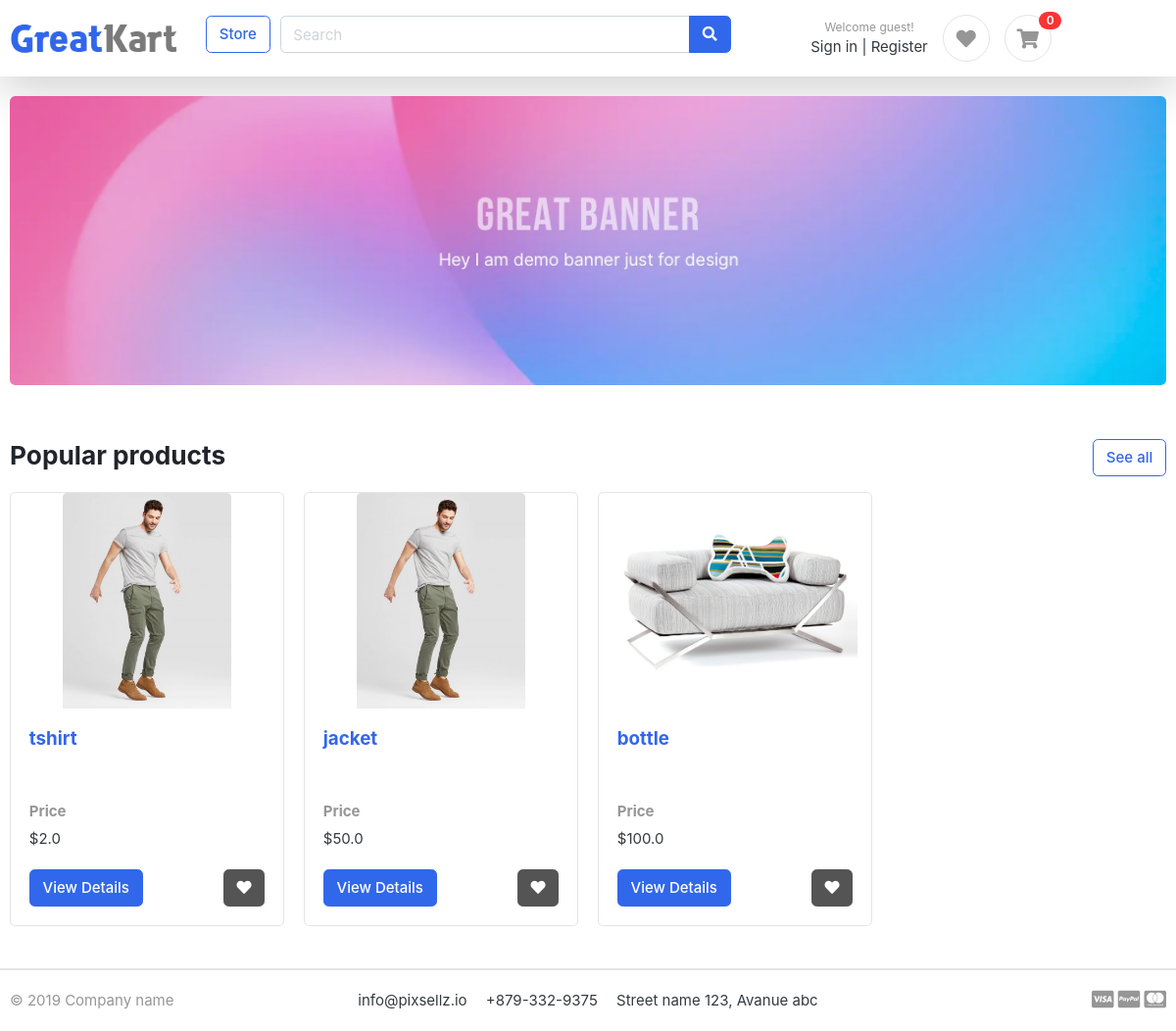
The page / on the database its author committed.
### product/models.py (models this page shows, shortened)
class Product(models.Model):
    name = models.CharField(max_length=255)
    desc = models.TextField()
    is_active = models.BooleanField(default=True)
    created_by = models.ForeignKey('auth.User', on_delete=models.CASCADE)
    created_at = models.DateTimeField(auto_now_add=True)
    updated_at = models.DateTimeField(auto_now=True)
    base_price = models.FloatField(default=0.0, validators=[MinValueValidator(1.0)], help_text="Base price of product, should be more than 1.0 ")
    total_stock=models.PositiveIntegerField(default=0, help_text="Total stock of product including all variants, must be greater than 0 ")
    category = models.ForeignKey(Category, related_name='products', on_delete=models.CASCADE)
    class Meta:
        ordering = ["total_stock","-created_at"]

class ProductImage(models.Model):
    product = models.ForeignKey(Product, related_name='images', on_delete=models.CASCADE)
    image = models.ImageField(upload_to='products/', null=True, blank=True)

### product/views.py (the view)
# urls.py: path('', views.index, name='home'),
def index(request):
    products = Product.objects.prefetch_related("images").annotate(average_rating=Avg('reviews__rating')).order_by('-average_rating')[:5]
    wishlist_ids=[]
    if request.user.is_authenticated:
        wishlist_ids=WishlistItem.objects.filter(wishlist__user=request.user).values_list('product__id',flat=True)
    return render(request, 'product/index.html',{"products":products,"wishlist":wishlist_ids})

### product/context_processors.py (called while the page is built)
def add_search_query_to_context(request):
    query = request.GET.get('query', '')
    cart=None
    try:
        if request.user and request.user.is_authenticated and not (request.user.is_superuser or request.user.is_staff):
            cart=Cart.objects.get(user=request.user)
    except Cart.DoesNotExist:
        pass
    cart_count=0
    if cart:
        cart_count=cart.items.all().count()
    return {'search_query': query,"cart_count":cart_count} # used in base.html to display the search query

### templates/product/index.html (shortened to what this page needs)
{% extends 'base.html' %}
{% load static %}
{% block content %}
{% if not query %}
<section class="section-intro padding-y-sm">
	<div class="container">
		<div class="intro-banner-wrap">
			<img src="{% static 'images/banners/1.jpg' %}" class="img-fluid rounded">
		</div>
	</div>
</section>
{% endif %}
<section class="section-name padding-y-sm">
	<div class="container">
		{% if query %}
		<header class="section-heading">
			<a hx-indicator="#progress" href="{% url 'store' %}" hx-boost="true" class="btn btn-outline-primary float-right">See all products</a>
			<h3 class="section-title">search result for {{ query }}</h3>
		</header>
		{% else %}
		<header class="section-heading">
			<a hx-indicator="#progress" href="{% url 'store' %}" hx-boost="true" class="btn btn-outline-primary float-right">See all</a>
			<h3 class="section-title">Popular products</h3>
		</header>
		{% endif %}
		<div class="row">
			{% for product in products %}
			<div class="col-md-3 mb-4">
				<div class="card card-product-grid h-100">
					{% if product.images.all %}
					<a hx-indicator="#progress" href="{% url 'product' product.id %}" hx-boost="true" hx-target="body" class="img-wrap">
						<img src="{{ product.images.all.0.image.url }}" class="card-img-top">
					</a>
					{% endif %}
					<div class="card-body d-flex flex-column">
						<h5 class="card-title">
							<a hx-indicator="#progress" href="{% url 'product' product.id %}" hx-boost="true" hx-get="{% url 'product' product.id %}"
								class="title text-primary">{{ product.name }}</a>
						</h5>
						<h6 class="card-subtitle mb-2 text-muted">Price</h6>
						<p class="card-text">${{ product.base_price }}</p>
						<div class="mt-auto">
							<div class="d-flex justify-content-between ">
								<a hx-indicator="#progress" href="{% url 'product' product.id %}" hx-boost="true" class="btn btn-primary btn-md ">View
									Details</a>
								{% if product.id in wishlist %}
								<a hx-indicator="#progress" hx-boost="true" href="{% url 'remove_from_wishlist' product.id %}" class="btn btn-danger btn-md">
									<i class="fa fa-heart"></i>
								</a>
								{% else %}
								<a hx-indicator="#progress" hx-boost="true" href="{% url 'add_to_wishlist' product.id %}" class="btn btn-secondary btn-md">
									<i class="fa fa-heart"></i>
								</a>
								{% endif %}
							</div>
						</div>
					</div>
				</div>
			</div>
			{% empty %}
			<div class="col-md-12">
				<p>No products found.</p>
			</div>
			{% endfor %}
		</div>
	</div>
</section>
{% endblock content %}

### static/css/ui.css (style rules this page uses)
html { font-family: "Inter", sans-serif; font-size: 15px; }
.img-wrap { text-align: center; display: block; }
.img-wrap img { max-width: 100%; }
.padding-y-sm { padding-top: 20px; padding-bottom: 20px; }
.section-heading { margin-bottom: 20px; margin-top: 15px; }
.section-title { color: #212529; }
[class*=card-product] a.title { color: #212529; display: block; }
[class*=card-product] p { margin-bottom: 0; }
[class*=card-product] .img-wrap { overflow: hidden; position: relative; }
[class*=card-product] .img-wrap img { height: 100%; max-width: 100%; width: auto; display: inline-block; -o-object-fit: cover; object-fit: cover; }
.card-product-grid { margin-bottom: 20px; }
.card-product-grid .img-wrap { border-radius: 0.2rem 0.2rem 0 0; height: 220px; }
.card .img-wrap { overflow: hidden; }

### rows shown on the page
Product: images.all.0.image (picture), name "tshirt", base_price "2.0"
Product: images.all.0.image (picture), name "jacket", base_price "50.0"
Product: images.all.0.image (picture), name "bottle", base_price "100.0"

### other values the page prints
{{ cart_count }} "0"
